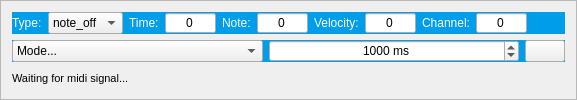
        <widget class="QFrame" name="frame_11">
         <property name="styleSheet">
          <string notr="true">#frame_11{
	border-radius: 0px;
	background-color: rgb(0, 157, 235);
}</string>
         </property>
         <property name="frameShape">
          <enum>QFrame::StyledPanel</enum>
         </property>
         <property name="frameShadow">
          <enum>QFrame::Raised</enum>
         </property>
         <layout class="QVBoxLayout" name="verticalLayout_14">
          <item>
           <widget class="QFrame" name="frame_16">
            <property name="styleSheet">
             <string notr="true">#frame_16{
	border-radius: 0px;
	background-color: rgb(0, 157, 235);
}</string>
            </property>
            <property name="frameShape">
             <enum>QFrame::StyledPanel</enum>
            </property>
            <property name="frameShadow">
             <enum>QFrame::Raised</enum>
            </property>
            <layout class="QHBoxLayout" name="horizontalLayout_14">
             <property name="leftMargin">
              <number>0</number>
             </property>
             <property name="topMargin">
              <number>0</number>
             </property>
             <property name="rightMargin">
              <number>38</number>
             </property>
             <property name="bottomMargin">
              <number>0</number>
             </property>
             <item>
              <widget class="QLabel" name="label_16">
               <property name="styleSheet">
                <string notr="true">background-color: transparent;
color: white</string>
               </property>
               <property name="text">
                <string>Type:</string>
               </property>
              </widget>
             </item>
             <item>
              <widget class="QComboBox" name="midiType">
               <item>
                <property name="text">
                 <string>note_off</string>
                </property>
               </item>
               <item>
                <property name="text">
                 <string>note_on</string>
                </property>
               </item>
              </widget>
             </item>
             <item>
              <widget class="QLabel" name="label_2">
               <property name="styleSheet">
                <string notr="true">background-color: transparent;
color: white</string>
               </property>
               <property name="text">
                <string>Time:</string>
               </property>
              </widget>
             </item>
             <item>
              <widget class="QSpinBox" name="midiTime">
               <property name="sizePolicy">
                <sizepolicy hsizetype="Expanding" vsizetype="Fixed">
                 <horstretch>0</horstretch>
                 <verstretch>0</verstretch>
                </sizepolicy>
               </property>
               <property name="alignment">
                <set>Qt::AlignCenter</set>
               </property>
               <property name="buttonSymbols">
                <enum>QAbstractSpinBox::NoButtons</enum>
               </property>
               <property name="maximum">
                <number>999999</number>
               </property>
              </widget>
             </item>
             <item>
              <widget class="QLabel" name="label_17">
               <property name="styleSheet">
                <string notr="true">background-color: transparent;
color: white</string>
               </property>
               <property name="text">
                <string>Note:</string>
               </property>
              </widget>
             </item>
             <item>
              <widget class="QSpinBox" name="midiNote">
               <property name="sizePolicy">
                <sizepolicy hsizetype="Expanding" vsizetype="Fixed">
                 <horstretch>0</horstretch>
                 <verstretch>0</verstretch>
                </sizepolicy>
               </property>
               <property name="alignment">
                <set>Qt::AlignCenter</set>
               </property>
               <property name="buttonSymbols">
                <enum>QAbstractSpinBox::NoButtons</enum>
               </property>
               <property name="maximum">
                <number>999999</number>
               </property>
              </widget>
             </item>
             <item>
              <widget class="QLabel" name="label_18">
               <property name="styleSheet">
                <string notr="true">background-color: transparent;
color: white</string>
               </property>
               <property name="text">
                <string>Velocity:</string>
               </property>
              </widget>
             </item>
             <item>
              <widget class="QSpinBox" name="midiVelocity">
               <property name="sizePolicy">
                <sizepolicy hsizetype="Expanding" vsizetype="Fixed">
                 <horstretch>0</horstretch>
                 <verstretch>0</verstretch>
                </sizepolicy>
               </property>
               <property name="alignment">
                <set>Qt::AlignCenter</set>
               </property>
               <property name="buttonSymbols">
                <enum>QAbstractSpinBox::NoButtons</enum>
               </property>
               <property name="maximum">
                <number>999999</number>
               </property>
              </widget>
             </item>
             <item>
              <widget class="QLabel" name="label_19">
               <property name="styleSheet">
                <string notr="true">background-color: transparent;
color: white</string>
               </property>
               <property name="text">
                <string>Channel:</string>
               </property>
              </widget>
             </item>
             <item>
              <widget class="QSpinBox" name="midiChannel">
               <property name="sizePolicy">
                <sizepolicy hsizetype="Expanding" vsizetype="Fixed">
                 <horstretch>0</horstretch>
                 <verstretch>0</verstretch>
                </sizepolicy>
               </property>
               <property name="alignment">
                <set>Qt::AlignCenter</set>
               </property>
               <property name="buttonSymbols">
                <enum>QAbstractSpinBox::NoButtons</enum>
               </property>
               <property name="maximum">
                <number>999999</number>
               </property>
              </widget>
             </item>
            </layout>
           </widget>
          </item>
          <item>
           <widget class="QFrame" name="frame_17">
            <property name="styleSheet">
             <string notr="true">#frame_17{
	border-radius: 0px;
	background-color: rgb(0, 157, 235);
}</string>
            </property>
            <property name="frameShape">
             <enum>QFrame::StyledPanel</enum>
            </property>
            <property name="frameShadow">
             <enum>QFrame::Raised</enum>
            </property>
            <layout class="QHBoxLayout" name="horizontalLayout_15">
             <property name="leftMargin">
              <number>0</number>
             </property>
             <property name="topMargin">
              <number>0</number>
             </property>
             <property name="rightMargin">
              <number>0</number>
             </property>
             <property name="bottomMargin">
              <number>0</number>
             </property>
             <item>
              <widget class="QComboBox" name="modeMidi">
               <item>
                <property name="text">
                 <string>Mode...</string>
                </property>
               </item>
               <item>
                <property name="text">
                 <string>Toggle</string>
                </property>
               </item>
               <item>
                <property name="text">
                 <string>Enable</string>
                </property>
               </item>
               <item>
                <property name="text">
                 <string>Disable</string>
                </property>
               </item>
               <item>
                <property name="text">
                 <string>Timer</string>
                </property>
               </item>
              </widget>
             </item>
             <item>
              <widget class="QSpinBox" name="midiTimer">
               <property name="toolTip">
                <string>1000 ms = 1 second</string>
               </property>
               <property name="alignment">
                <set>Qt::AlignCenter</set>
               </property>
               <property name="suffix">
                <string> ms</string>
               </property>
               <property name="maximum">
                <number>999999999</number>
               </property>
               <property name="singleStep">
                <number>1000</number>
               </property>
               <property name="value">
                <number>1000</number>
               </property>
              </widget>
             </item>
             <item>
              <widget class="QPushButton" name="saveMidi">
               <property name="sizePolicy">
                <sizepolicy hsizetype="Fixed" vsizetype="Fixed">
                 <horstretch>0</horstretch>
                 <verstretch>0</verstretch>
                </sizepolicy>
               </property>
               <property name="cursor">
                <cursorShape>PointingHandCursor</cursorShape>
               </property>
               <property name="text">
                <string/>
               </property>
               <property name="icon">
                <iconset>
                 <normaloff>../Icons/floppy-disk-save-svgrepo-com.svg</normaloff>../Icons/floppy-disk-save-svgrepo-com.svg</iconset>
               </property>
              </widget>
             </item>
            </layout>
           </widget>
          </item>
          <item>
           <widget class="QLabel" name="label_20">
            <property name="styleSheet">
             <string notr="true">font-size: 8pt;</string>
            </property>
            <property name="text">
             <string>Waiting for midi signal...</string>
            </property>
           </widget>
          </item>
         </layout>
        </widget>
